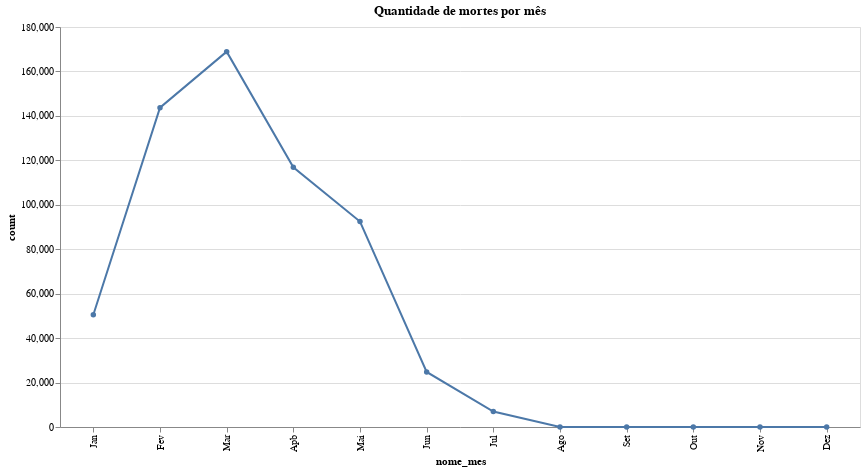

The cell this chart's notebook holds for it:
### Code cell
# Group by month and count deaths
deaths_per_month = df.groupby('mes')['DT_OBITO'].sum().reset_index(name='count')
deaths_per_month['nome_mes'] = count_mes['mes'].map(month_names)

# Merge dos datasets
final_count_mes = pd.merge(all_months, count_mes, on=['mes', 'nome_mes'], how='left').fillna(0)

# Grafico de linhas
chart = alt.Chart(final_count_mes).mark_line(point=True).encode(
    alt.X('nome_mes:N', sort=alt.EncodingSortField(field="mes", order='ascending')),
    y='count:Q',
    tooltip=['nome_mes', 'count']
).properties(
    title='Quantidade de mortes por mês',
    width=800,
    height=400
)

chart.display()

final_count_mes = None
gc.collect()

### Figure 1 — Vega-Lite specification as saved in the notebook (floating-point values rounded to 4 significant figures)
{"config": {"view": {"continuousWidth": 300, "continuousHeight": 300}}, "data": {"name": "data-9362a7f7751056973d88d1a66a662906"}, "mark": {"type": "line", "point": true}, "encoding": {"tooltip": [{"field": "nome_mes", "type": "nominal"}, {"field": "count", "type": "quantitative"}], "x": {"field": "nome_mes", "sort": {"field": "mes", "order": "ascending"}, "type": "nominal"}, "y": {"field": "count", "type": "quantitative"}}, "height": 400, "title": "Quantidade de mortes por mês", "width": 800, "$schema": "https://vega.github.io/schema/vega-lite/v5.20.1.json", "datasets": {"data-9362a7f7751056973d88d1a66a662906": [{"mes": 1, "nome_mes": "Jan", "count": 50510.0}, {"mes": 2, "nome_mes": "Fev", "count": 143700.0}, {"mes": 3, "nome_mes": "Mar", "count": 168900.0}, {"mes": 4, "nome_mes": "Apb", "count": 116900.0}, {"mes": 5, "nome_mes": "Mai", "count": 92440.0}, {"mes": 6, "nome_mes": "Jun", "count": 24780.0}, {"mes": 7, "nome_mes": "Jul", "count": 6978.0}, {"mes": 8, "nome_mes": "Ago", "count": 0.0}, {"mes": 9, "nome_mes": "Set", "count": 0.0}, {"mes": 10, "nome_mes": "Out", "count": 0.0}, {"mes": 11, "nome_mes": "Nov", "count": 0.0}, {"mes": 12, "nome_mes": "Dez", "count": 51.0}]}}
